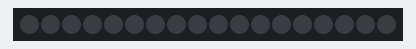
A sketch run on a simulated Arduino Uno, built with avr-gcc and run on an emulated ATmega328P. Shown: 18 RGB LEDs in strip order, left to right. Dim RGB values are drawn brighter than linear.

Above: at 0.1 s.
At 1.08 s:
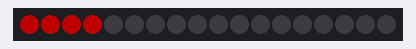
At 2.09 s:
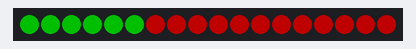
At 2.7 s:
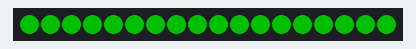
At 3.11 s:
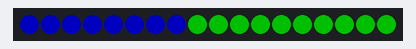
At 4.13 s:
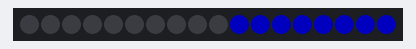

The sketch:

PIXEL_ColorWipe.ino
```cpp
#include <Adafruit_NeoPixel.h>

#define PIXEL_PIN			6	// pin the pixels are connected to
#define PIXEL_COUNT			18	// how many pixels we have
#define PIXEL_BRIGHTNESS	80	// how bright to make the pixels (0-255)
#define SHORT_DELAY			20	// a small amount of time to wait for rainbows [ms]
#define LONG_DELAY			50	// time to wait for other effects [ms]

Adafruit_NeoPixel strip = Adafruit_NeoPixel(PIXEL_COUNT, PIXEL_PIN, NEO_GRB + NEO_KHZ800);

void setup()
{
	strip.begin();

	strip.setBrightness(PIXEL_BRIGHTNESS);

	strip.show();
}

void loop()
{
	colorWipe(strip.Color(0, 0, 0));	// Black/off
	colorWipe(strip.Color(255, 0, 0));	// Red
	colorWipe(strip.Color(0, 255, 0));	// Green
	colorWipe(strip.Color(0, 0, 255));	// Blue
}

// Fill the dots one after the other with a color.
void colorWipe(uint32_t color)
{
	uint16_t i;

	// For each pixel...
	for (i = 0; i < PIXEL_COUNT; i++)
	{
		// Set the pixel's color.
		strip.setPixelColor(i, color);

		// Update the pixels.
		strip.show();

		// Pause for effect.
		delay(LONG_DELAY);
	}
}
```

Measured:
- by itself, everything shown: repeats every 3.7 s, in 72 steps
